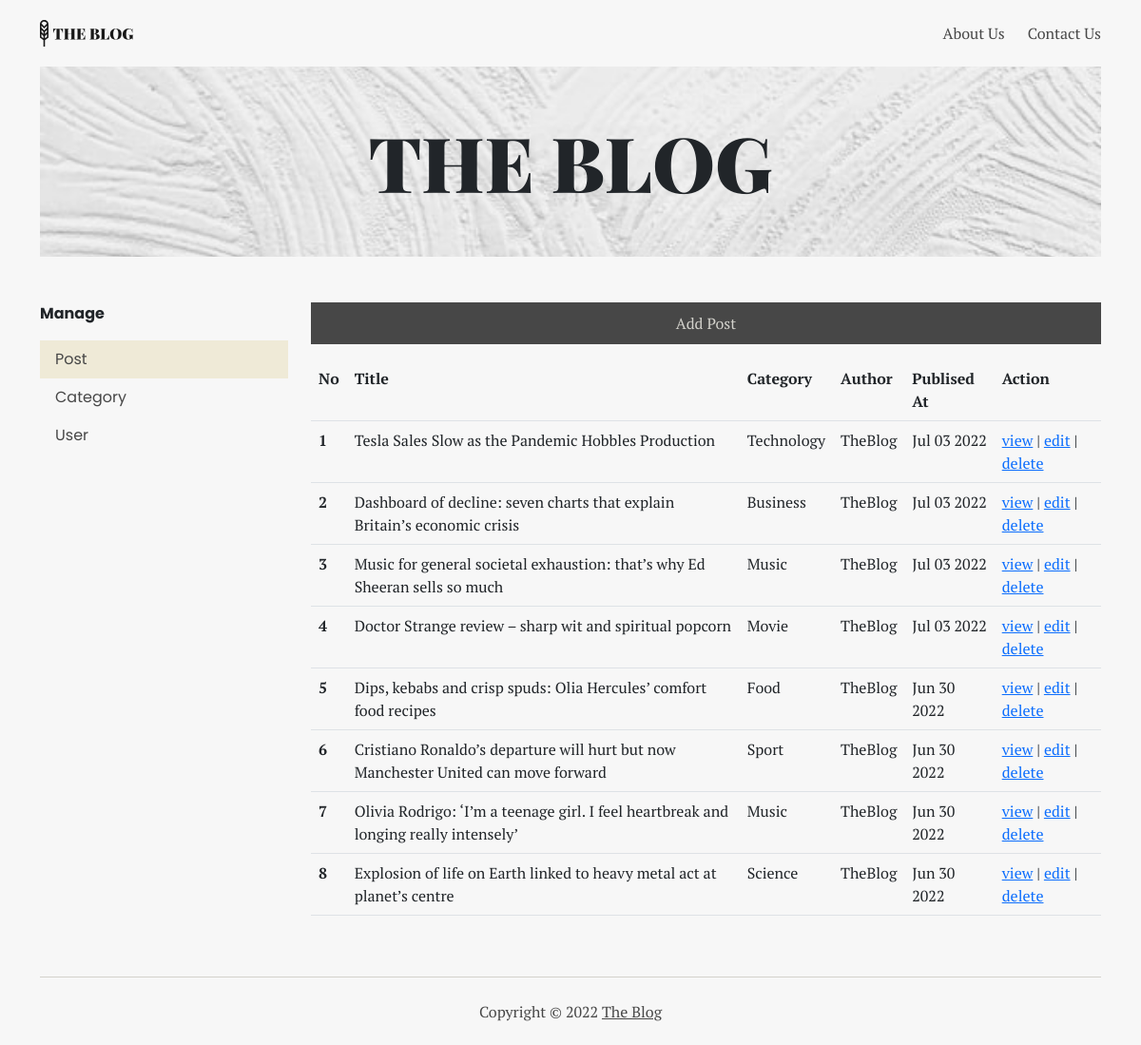
/dashboard/post/index.php, run on an earlier commit of the app's database.
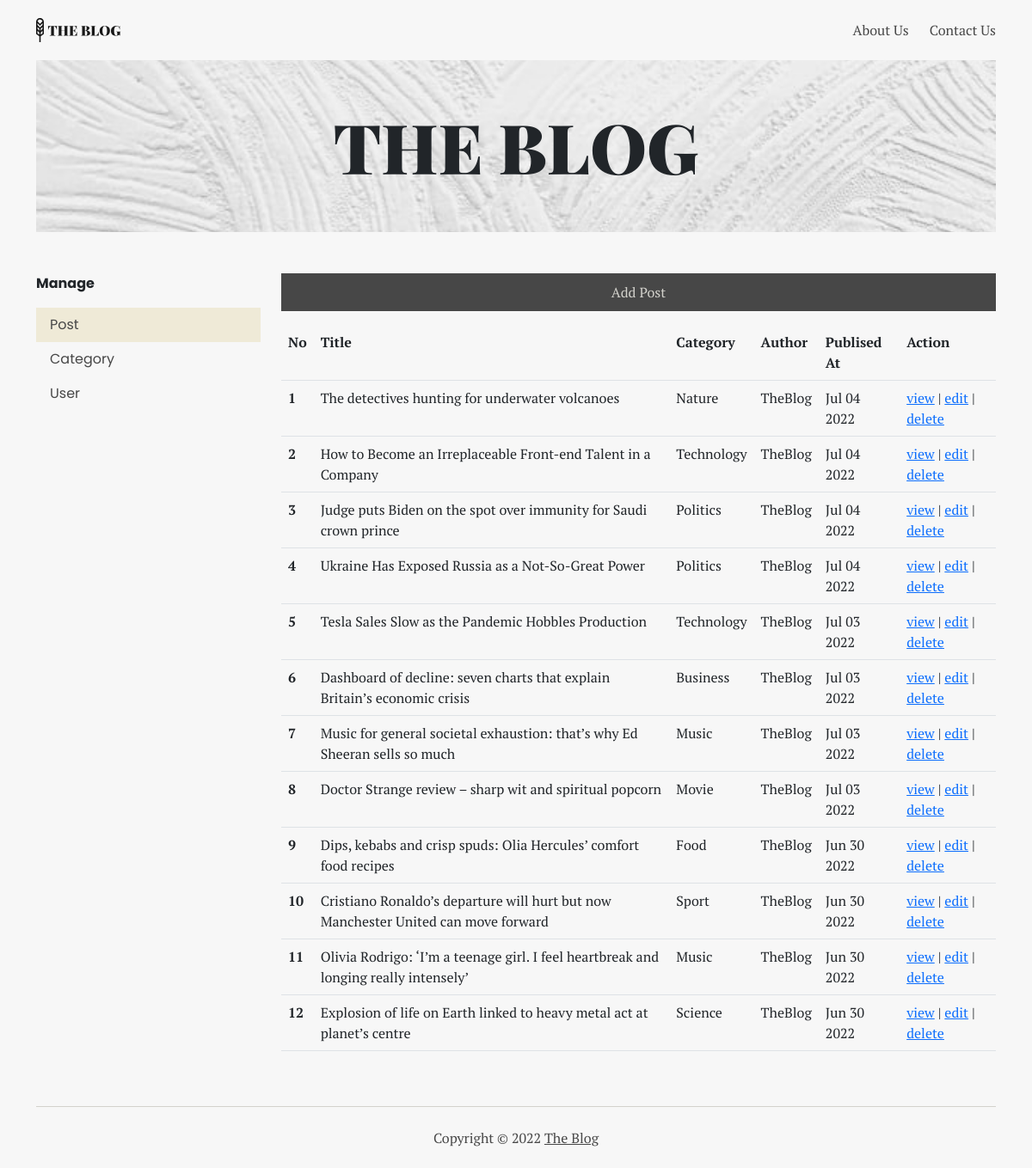
And on a later commit of the database.
### tables this page shows
CREATE TABLE `post` (
  `id` int(11) NOT NULL,
  `title` varchar(250) NOT NULL,
  `body` text NOT NULL,
  `image` varchar(250) NOT NULL,
  `id_user` int(11) NOT NULL,
  `category` varchar(150) NOT NULL,
  `created_at` datetime NOT NULL
);

CREATE TABLE `user` (
  `id` int(11) NOT NULL,
  `email` varchar(250) NOT NULL,
  `password` varchar(250) NOT NULL,
  `first_name` varchar(250) NOT NULL,
  `last_name` varchar(250) NOT NULL,
  `isAdmin` tinyint(1) NOT NULL,
  `createdAt` datetime NOT NULL
);

### dashboard/post/index.php (the view, shortened to what this page needs)
<?php
include '../../connection.php';
$sql = "SELECT post.id, post.title, post.created_at, post.category, user.first_name AS 'author'
				FROM post
				LEFT JOIN user ON post.id_user = user.id
				ORDER BY created_at DESC";
$query = mysqli_query($conn, $sql);
?>
<!DOCTYPE html>
<html lang="en">
<head>
	<link rel="stylesheet" href="../../style/bootstrap.min.css" />
	<link rel="stylesheet" href="../../style/main.css" />
</head>
<body>
	<div class="container">
		<nav class="nav-main" aria-label="main navigation">
			<a href="../"><img src="../../assets/logo.svg" alt="The Blog Logo" /></a>
			<div>
				<a href="#">About Us</a>
				<a href="#">Contact Us</a>
			</div>
		</nav>
		<header>
			<section class="banner">
				<img src="../../assets/banner.jpg" alt="Banner" />
				<h1 class="display-1">THE BLOG</h1>
			</section>
		</header>
		<main>
			<div class="row my-5">
				<aside class="col-12 col-md-3 mb-4">
					<div class="manage">
						<p class="manage__title">Manage</p>
						<nav class="nav-side" aria-label="Manage Navigation">
							<a href="./">
								<p class="active">Post</p>
							</a>
							<a href="../category/">
								<p>Category</p>
							</a>
							<a href="../user/">
								<p>User</p>
							</a>
						</nav>
					</div>
				</aside>
				<section class="col-12 col-md-9">
					<a href="./add_form.php" class="btn-primary mb-3">Add Post</a>
					<table class="table">
						<tr>
							<th>No</th>
							<th>Title</th>
							<th>Category</th>
							<th>Author</th>
							<th>Publised At</th>
							<th>Action</th>
						</tr>
						<?php
						$no = 1;
						while ($row = mysqli_fetch_array($query)) {
						?>
							<tr>
								<th><?= $no ?></th>
								<td><?= $row['title'] ?></td>
								<td><?= $row['category'] ?></td>
								<td><?= $row['author'] ?></td>
								<td><?= date("M d Y", strtotime($row['created_at'])) ?></td>
								<td>
									<a href="../../read.php?id=<?= $row['id'] ?>" target="_blank">view</a> |
									<a href="./edit_form.php?id=<?= $row['id'] ?>">edit</a> |
									<a href="./delete.php?id=<?= $row['id'] ?>">delete</a>
								</td>
							</tr>
						<?php
							$no++;
						}
						?>
					</table>
				</section>
		</main>
		<footer>
			<p>Copyright © <?= date('Y') ?> <a href="#">The Blog</a></p>
		</footer>
	</div>
</body>
</html>

What changed in the data, as far as the page shows it:
added post: title "The detectives hunting for underwater volcanoes", category "Nature", id_user.first_name "TheBlog", created_at "Jul 04 2022"
added post: title "How to Become an Irreplaceable Front-end Talent in a Company", category "Technology", id_user.first_name "TheBlog", created_at "Jul 04 2022"
added post: title "Judge puts Biden on the spot over immunity for Saudi crown prince", category "Politics", id_user.first_name "TheBlog", created_at "Jul 04 2022"
added post: title "Ukraine Has Exposed Russia as a Not-So-Great Power", category "Politics", id_user.first_name "TheBlog", created_at "Jul 04 2022"
